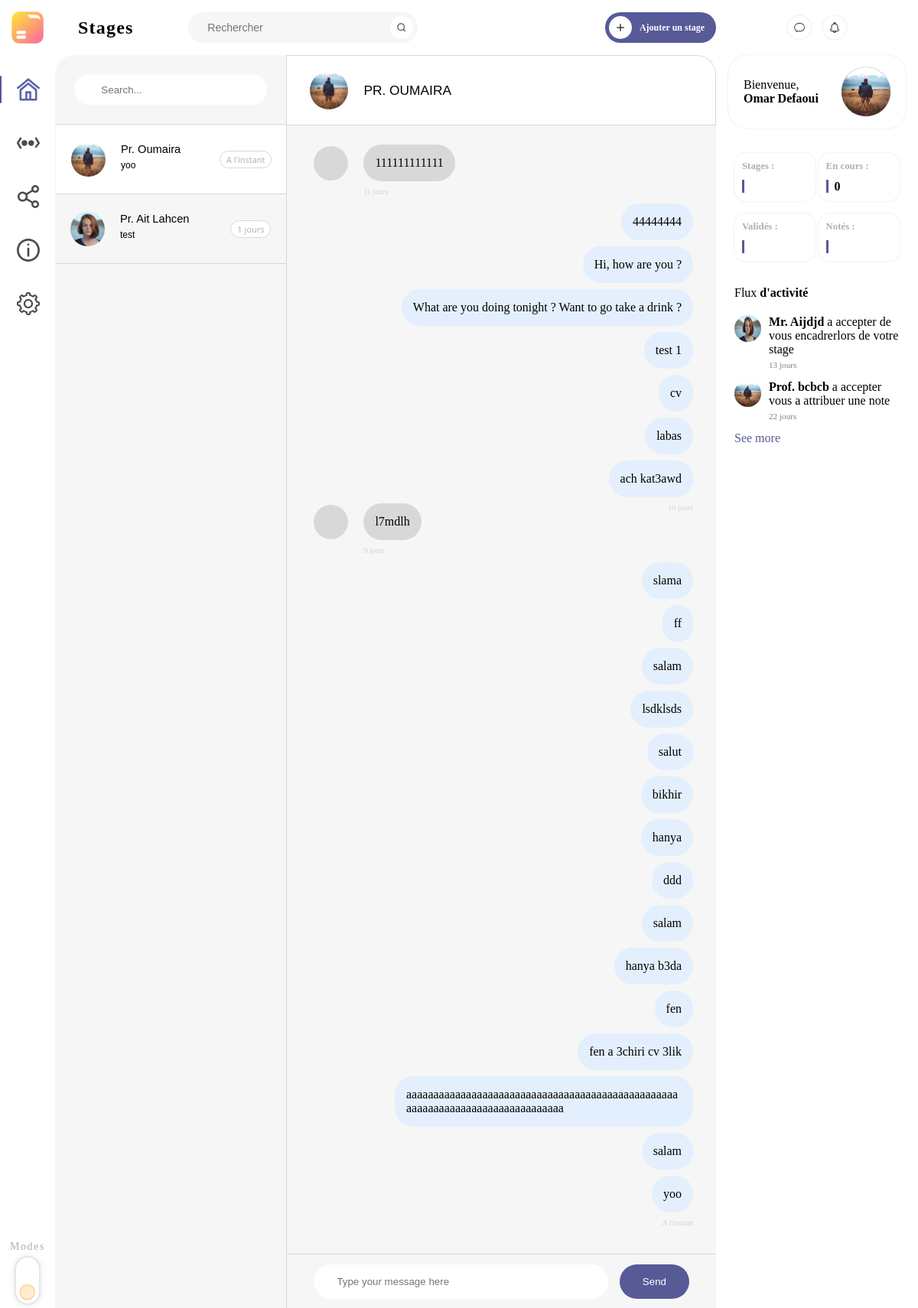
The app's page /student/chat/chat.php with its own data.
### tables this page shows
CREATE TABLE `conversation` (
  `conversation_id` int(11) NOT NULL,
  `conversation_etudiant_id` int(20) NOT NULL,
  `conversation_enseignant_id` int(20) NOT NULL,
  `conversation_message` varchar(300) NOT NULL DEFAULT ' ',
  `conversation_date` datetime NOT NULL
);

CREATE TABLE `enseignant` (
  `id_enseignant` int(20) NOT NULL,
  `prenom_enseignant` varchar(30) NOT NULL,
  `nom_enseignant` varchar(30) NOT NULL,
  `email` varchar(30) NOT NULL,
  `code` varchar(30) NOT NULL,
  `photo` varchar(30) NOT NULL
);

CREATE TABLE `message` (
  `message_id` int(20) NOT NULL,
  `message_content` varchar(500) NOT NULL,
  `message_date` datetime NOT NULL,
  `message_sender` int(1) NOT NULL,
  `message_conversation_id` int(20) NOT NULL
);

CREATE TABLE `etudiant` (
  `id_etudiant` int(15) NOT NULL,
  `prenom` varchar(30) NOT NULL,
  `nom` varchar(30) NOT NULL,
  `email` varchar(50) NOT NULL,
  `code` varchar(25) NOT NULL,
  `photo` varchar(80) DEFAULT NULL,
  `Filière` varchar(25) NOT NULL
);

CREATE TABLE `notification` (
  `id_notification` int(20) NOT NULL,
  `content` varchar(100) NOT NULL,
  `date` date NOT NULL,
  `id_enseignant` int(20) NOT NULL,
  `id_etudiant` int(20) NOT NULL,
  `sender` tinyint(1) NOT NULL DEFAULT 0
);

### student/chat/send_msg.php (called while the page is built)
<?php
if (isset($_POST['send_message'])) {
    $message = $_POST['message'];
    $date = date('Y-m-d h:m:sa');
    $sender = 1;
    $conversation_id = $_POST['conversation_id'];
    $convIndex = $_POST['conv_index'];
    $requetteMessage = "INSERT INTO message (message_content,message_date,message_sender,
            message_conversation_id) VALUES ('$message','$date','$sender','$conversation_id')";
    $resultatMessage = mysqli_query($link, $requetteMessage);
} else
    $convIndex = getActiveConvIndex();
?>

### student/chat/chat.php (the view, shortened to what this page needs)
<?php
if (isset($_SESSION['id'])) {
  include('../../connexion.php');
  $id_etudiant = $_SESSION['id'];
  $requetteEtudiant = "SELECT * FROM etudiant WHERE id_etudiant = $id_etudiant";
  $resultatEtudiant = mysqli_query($link, $requetteEtudiant);
  $dataEtudiant = mysqli_fetch_assoc($resultatEtudiant);
  $id_etudiant = $dataEtudiant['id_etudiant'];
  $prenom = $dataEtudiant['prenom'];
  $nom = $dataEtudiant['nom'];
  $photo = $dataEtudiant['photo'];
  include('send_msg.php');
  $requette = "SELECT * FROM conversation c,enseignant e WHERE
    c.conversation_etudiant_id=$id_etudiant AND c.conversation_enseignant_id=e.id_enseignant";
  $resultat = mysqli_query($link, $requette);
  $conversations = array();
  $chats = array();
  while ($data = mysqli_fetch_assoc($resultat)) {
    $conversations[] = $data;
    $conversation_id = $data['conversation_id'];
    $requetteChat = "SELECT * FROM message WHERE message_conversation_id = $conversation_id";
    $resultatChat = mysqli_query($link, $requetteChat);
    $chat = array();
    while ($dataChat = mysqli_fetch_assoc($resultatChat)) {
      $chat[] = $dataChat;
    }
    $chats[] = $chat;
  }
} else {
  header("location:login.php");
}
?>
<!DOCTYPE html>
<html lang="fr">
<head>
  <link rel="stylesheet" href="../../main_style.css">
  <link rel="stylesheet" href="css/chat.css">
  <link rel="stylesheet" href="../student/css/nav_bar_style.css">
  <link rel="stylesheet" href="../student/css/right_section_style.css">
</head>
<body>
  <nav>
    <div id="logo_container">
      <img src="../../assets/local_assets/images/logo.png" alt="Logo" id="logo">
    </div>
    <div id="nav_center">
      <h2>Stages</h2>
      <div id="search_bar">
        <input type="text" name="search" placeholder="Rechercher">
        <img src="../../assets/local_assets/images/search.png" alt="search" class="rounded_icon_light">
      </div>
      <div id="add_button">
        <img src="../../assets/local_assets/images/add.png" alt="add" class="rounded_icon_dark">
        <p>Ajouter un stage</p>
      </div>
    </div>
    <div id="nav_right">
      <img src="../../assets/local_assets/images/chat.png" alt="chat" class="rounded_icon_dark">
      <img src="../../assets/local_assets/images/notification.png" alt="notifications" class="rounded_icon_dark">
    </div>
  </nav>
  <div id="content">
    <aside id="left_side">
      <div id="left_navition">
        <li><a href="#" class="nav_active">
            <div></div><img src="../../assets/local_assets/svg/home.svg" alt="">
          </a></li>
        <li><a href="#">
            <div></div><img src="../../assets/local_assets/svg/more.svg" alt="">
          </a></li>
        <li><a href="#">
            <div></div><img src="../../assets/local_assets/svg/share.svg" alt="">
          </a></li>
        <li><a href="#">
            <div></div><img src="../../assets/local_assets/svg/about.svg" alt="">
          </a></li>
        <li><a href="#">
            <div></div><img src="../../assets/local_assets/svg/settings.svg" alt="">
          </a></li>
      </div>
      <div id="modes">
        <p>Modes</p>
        <div id="mode_toggle">
          <label>
            <div class='toggle-slot'>
              <div class='sun-icon-wrapper'>
                <div class="iconify sun-icon" data-icon="feather-sun" data-inline="false"></div>
              </div>
              <div class='toggle-button'></div>
            </div>
          </label>
        </div>
      </div>
    </aside>
    <main>
      <?php
      if (count($conversations) == 0) {
      ?>
        <div class="empty_container">
          <img src="../../assets/local_assets/svg/no_chat.svg" alt="empty" height="70%">
        </div>
      <?php
      } else {
      ?>
        <div class="chat_container">
          <section class="discussions">
            <div class="discussion search">
              <div class="searchbar">
                <input type="text" placeholder="Search..."></input>
              </div>
            </div>
            <?php
            for ($i = 0; $i < count($conversations); $i++) {
              $lastMessage = $chats[$i][count($chats[$i]) - 1];
              $convLastMessage = $lastMessage['message_content'];
              $senderName = 'Pr. ' . $conversations[$i]['nom_enseignant'];
              $senderIcon = $conversations[$i]['photo'];
              $convDate = getDiffDate($lastMessage['message_date']);
            ?>
              <form action="#" method="post">
                <div type="submit" class="discussion<?php if ($i == $convIndex) echo ' message-active' ?>" onClick="document.forms[<?php echo $i ?>].submit();">
                  <div class="photo" style="background-image: url('../../assets/assets/images/<?php echo $senderIcon ?>');">
                  </div>
                  <div class="desc-contact">
                    <p class="name"><?php echo $senderName ?></p>
                    <p class="message"><?php echo $convLastMessage ?></p>
                  </div>
                  <div class="timer"><?php echo $convDate ?></div>
                </div>
              </form>
            <?php
            }
            ?>
          </section>
          <section class="chat">
            <div class="header-chat">
              <div class="photo" style="background-image: url('../../assets/assets/images/<?php echo $conversations[$convIndex]['photo'] ?>');"></div>
              <p class="name"><?php echo 'Pr. ' . $conversations[$convIndex]['nom_enseignant'] ?></p>
            </div>
            <div class="messages-chat">
              <?php
              $length = count($chats[$convIndex]);
              for ($i = 0; $i < $length; $i++) {
                $message_content = $chats[$convIndex][$i]['message_content'];
                $message_sender = $chats[$convIndex][$i]['message_sender'];
                $message_date = $chats[$convIndex][$i]['message_date'];
                $isWithImage = $i == 0 ? True : ($message_sender != $chats[$convIndex][$i - 1]['message_sender']);
                $isReponse = $message_sender == 1;
                $isLast = $i == $length - 1 ? True : ($message_sender != $chats[$convIndex][$i + 1]['message_sender']);
              ?>
                <div class="message<?php if (!$isWithImage) echo ' text-only' ?>">
                  <?php if ($isWithImage && !$isReponse) { ?>
                    <div class="photo" style="background-image: url(https://images.unsplash.com/photo-1438761681033-6461ffad8d80?ixid=MnwxMjA3fDB8MHxwaG90by1wYWdlfHx8fGVufDB8fHx8&ixlib=rb-1.2.1&auto=format&fit=crop&w=1050&q=80);">
                    </div>
                  <?php } ?>
                  <div class="<?php if ($isReponse) echo 'response' ?>">
                    <p class="text"><?php echo $message_content ?></p>
                  </div>
                </div>
                <?php if ($isLast) { ?>
                  <p class="<?php if ($isReponse) echo 'response-time ' ?>time"><?php echo getDiffDate($message_date) ?></p>
                <?php } ?>
              <?php } ?>
            </div>
            <div class="footer-chat">
              <form action="#" method="post">
                <input type="text" name="message" id="write_message" placeholder="Type your message here" required="required" autofocus>
                <input type="submit" name="send_message" id="send_message" value="Send">
              </form>
            </div>
          </section>
        </div>
      <?php } ?>
    </main>
    <aside id="right_side">
      <div id="hello_container">
        <p>Bienvenue,<br><b><?php echo $prenom . ' ' . $nom ?></b></p>
        <img src="../../assets/assets/images/<?php echo $photo ?>" alt="user_icon">
      </div>
      <?php
      $stagesCount = $_SESSION['stagesCount'];
      $stagesValideCount = $_SESSION['stagesValideCount'];
      $stagesNotesCount = $_SESSION['stagesNotesCount'];
      ?>
      <div id="overview_container">
        <div class="overview">
          <p class="overview_name">Stages :</p>
          <b class="overview_data"><?php echo $stagesCount ?></b>
        </div>
        <div class="overview">
          <p class="overview_name">En cours :</p>
          <b class="overview_data"><?php echo $stagesCount - $stagesNotesCount ?></b>
        </div>
        <div class="overview">
          <p class="overview_name">Validés :</p>
          <b class="overview_data"><?php echo $stagesValideCount ?></b>
        </div>
        <div class="overview">
          <p class="overview_name">Notés :</p>
          <b class="overview_data"><?php echo $stagesNotesCount ?></b>
        </div>
      </div>
      <div id="activity_container">
        <p id="activity_title">Flux <b>d'activité</b></p>
        <div id="feeds_container">
          <?php
          $requetteNotif = "SELECT * FROM notification n,enseignant e WHERE id_etudiant='$id_etudiant'
          AND sender=0 AND n.id_enseignant=e.id_enseignant LIMIT 2";
          $resultatNotif = mysqli_query($link, $requetteNotif);
          while ($dataNotif = mysqli_fetch_assoc($resultatNotif)) {
            $contentNotif = $dataNotif['content'];
            $iconNotif = $dataNotif['photo'];
            $diff = abs(strtotime(date("Y-m-d")) - strtotime($dataNotif['date']));
            $years = floor($diff / (365 * 60 * 60 * 24));
            $months = floor(($diff - $years * 365 * 60 * 60 * 24) / (30 * 60 * 60 * 24));
            $days = floor(($diff - $years * 365 * 60 * 60 * 24 - $months * 30 * 60 * 60 * 24) / (60 * 60 * 24));
            $dateNotif = $years != 0 ? ($years . ' années') : ($months != 0 ? ($months . ' mois') : ($days . ' jours'));
          ?>
            <div class="feed">
              <img src="../../assets/assets/images/<?php echo $iconNotif ?>" alt="user_icon">
              <div class="text_container">
                <p class="content"><?php echo $contentNotif ?></p>
                <p class="time"><?php echo $dateNotif ?></p>
              </div>
            </div>
          <?php }
          ?>
        </div>
        <a href="#" id="see_more">See more</a>
      </div>
    </aside>
  </div>
  <link rel="stylesheet" href="//code.jquery.com/ui/1.11.4/themes/smoothness/jquery-ui.css">
</body>
</html>
<?php
function getActiveConvIndex()
{
  if (isset($_POST['conv_index'])) {
    return $_POST['conv_index'];
  } else
    return 0;
}
function getDiffDate($lastDate)
{
  $diff = abs(strtotime(date("Y-m-d h:m:s")) - strtotime($lastDate));
  $years = floor($diff / (365 * 60 * 60 * 24));
  $months = floor(($diff - $years * 365 * 60 * 60 * 24) / (30 * 60 * 60 * 24));
  $days = floor(($diff - $years * 365 * 60 * 60 * 24 - $months * 30 * 60 * 60 * 24) / (60 * 60 * 24));
  $hours   = floor(($diff - $years * 365 * 60 * 60 * 24 - $months * 30 * 60 * 60 * 24 - $days * 60 * 60 * 24) / (60 * 60));
  $minuts  = floor(($diff - $years * 365 * 60 * 60 * 24 - $months * 30 * 60 * 60 * 24 - $days * 60 * 60 * 24 - $hours * 60 * 60) / 60);
  $seconds = floor(($diff - $years * 365 * 60 * 60 * 24 - $months * 30 * 60 * 60 * 24 - $days * 60 * 60 * 24 - $hours * 60 * 60 - $minuts * 60));
  if ($years != 0)
    $result = $years . ' années';
  elseif ($months != 0)
    $result = $months . ' mois';
  elseif ($days != 0)
    $result = $days . ' jours';
  elseif ($hours != 0)
    $result = $hours . ' heures';
  elseif ($minuts != 0)
    $result = $minuts . ' minutes';
  elseif ($seconds != 0)
    $result = $seconds . ' secondes';
  else
    $result = 'A l\'instant';
  return $result;
}
?>

### main_style.css (style rules this page uses)
* { padding: 0; margin: 0; }
body { background-color: var(--color-white); overflow: hidden; }
#content { display: flex; }
main { width: var(--width-center-section); height: calc(100vh - var(--height-top-nav)); background-color: var(--color-grey-light); border-top-left-radius: 25px; border-top-right-radius: 25px; overflow-y: auto; display: flex; flex-wrap: wrap; padding: 0 1%; }
:root { --color-white: #ffffff; --color-grey-light: #f6f6f6; --color-grey-medium: #d8d8d8; --color-grey-dark: #afafaf; --color-black: #000000; --color-purple: #565a97; }
:root { --height-top-nav: 6vw; --width-left-section: 6vw; --width-center-section: 72vw; --width-right-section: 22vw; --width-right-nav-top: 16vw; --width-right-nav-bottom: 18vw; }

### student/student/css/right_section_style.css (style rules this page uses)
#right_side { width: var(--width-right-section); height: calc(100vh - var(--height-top-nav)); display: flex; flex-direction: column; align-items: center; }
#hello_container { width: var(--width-right-nav-top); border-radius: 25px; padding: 16px 20px; display: flex; align-items: center; justify-content: space-between; box-shadow: 0 0 2px var(--color-grey-medium); }
#hello_container img { width: 64px; height: 64px; border-radius: 50%; box-shadow: 0 0 1px var(--color-black); }
#overview_container { width: var(--width-right-nav-bottom); border-radius: 25px; padding: 16px 20px; display: flex; flex-direction: row; flex-wrap: wrap; align-items: center; justify-content: space-between; }
#overview_container .overview { padding: 10px; border-radius: 15px; margin-top: 16px; width: 40%; box-shadow: 0 0 2px var(--color-grey-medium); }
#overview_container .overview .overview_name { color: var(--color-grey-dark); margin-bottom: 10px; font-size: 0.8em; font-weight: 600; }
#overview_container .overview .overview_data { padding: 0px 8px; border-left: 3px solid var(--color-purple); }
#activity_container { width: var(--width-right-nav-bottom); padding: 16px 20px; display: flex; flex-direction: column; }
#activity_container #activity_title { margin-bottom: 20px; }
#activity_container #see_more { text-decoration: none; color: var(--color-purple); }
#activity_container #feeds_container .feed { display: flex; }
#activity_container #feeds_container .feed img { width: 35px; height: 35px; margin-right: 10px; border-radius: 50%; background-color: var(--color-grey-medium); }
#activity_container #feeds_container .feed .text_container { flex: 1; }
#activity_container #feeds_container .feed .text_container .time { margin: 5px 0 14px 0; font-size: 0.7em; color: gray; }

### records on screen
conversation: enseignant.photo (picture), enseignant.nom_enseignant "Pr. Oumaira"
message: message_content "yoo", message_date "A l'instant"
conversation: enseignant.photo (picture), enseignant.nom_enseignant "Pr. Ait Lahcen"
message: message_content "test", message_date "1 jours"
enseignant: photo (picture), nom_enseignant "OUMAIRA"
message: message_sender 0 (drawn), message_content "111111111111", message_date "11 jours"
message: message_content "44444444"
message: message_content "Hi, how are you ?"
message: message_content "What are you doing tonight ? Want to go take a drink ?"
message: message_content "test 1"
message: message_content "cv"
message: message_content "labas"
message: message_content "ach kat3awd", message_date "10 jours"
message: message_sender 0 (drawn), message_content "l7mdlh", message_date "9 jours"
message: message_content "slama"
message: message_content "ff"
message: message_content "salam"
message: message_content "lsdklsds"
message: message_content "salut"
message: message_content "bikhir"
message: message_content "hanya"
message: message_content "ddd"
message: message_content "salam"
message: message_content "hanya b3da"
message: message_content "fen"
message: message_content "fen a 3chiri cv 3lik"
message: message_content "aaaaaaaaaaaaaaaaaaaaaaaaaaaaaaaaaaaaaaaaaaaaaaaaaaaaaaaaaaaaaaaaaaaaaaaaaaaaaaa"
message: message_content "salam"
etudiant: prenom "Omar", nom "Defaoui", photo (picture)
notification: id_enseignant.photo (picture), content "Mr. Aijdjd a accepter de vous encadrerlors de votre stage", date "13 jours"
notification: id_enseignant.photo (picture), content "Prof. bcbcb a accepter vous a attribuer une note", date "22 jours"

### other values on screen
$stagesCount - $stagesNotesCount "0"
